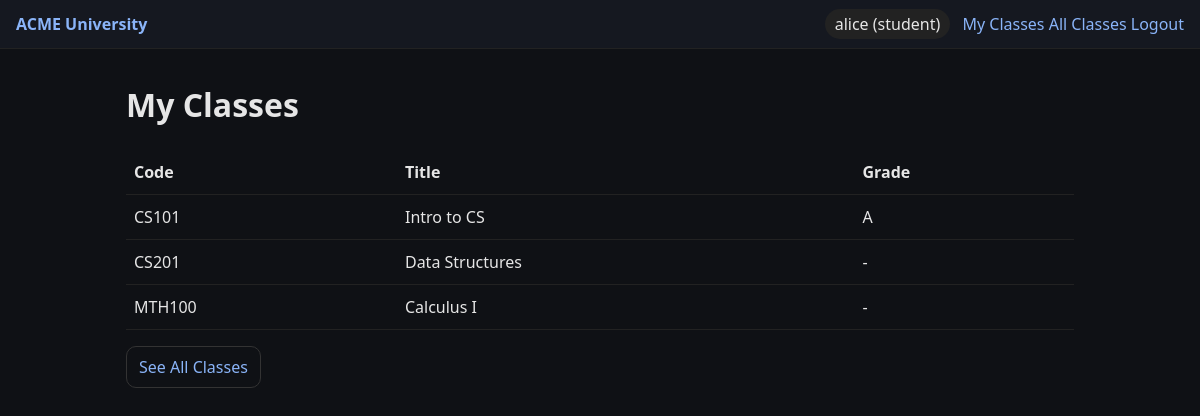
Page /student/my-classes (signed in) on the committed database.
### models.py (models this page shows, shortened)
class User(db.Model, UserMixin):
    id = db.Column(db.Integer, primary_key=True)
    username = db.Column(db.String(80), unique=True, nullable=False)
    password_hash = db.Column(db.String(128), nullable=False)
    role = db.Column(db.String(20), nullable=False)

class Enrollment(db.Model):
    id = db.Column(db.Integer, primary_key=True)
    student_id = db.Column(db.Integer, db.ForeignKey('user.id'), nullable=False)
    course_id = db.Column(db.Integer, db.ForeignKey('course.id'), nullable=False)
    grade = db.Column(db.String(5))
    student = db.relationship('User', foreign_keys=[student_id])
    course = db.relationship('Course', foreign_keys=[course_id])
    __table_args__ = (UniqueConstraint('student_id', 'course_id', name='uq_student_course'),)

class Course(db.Model):
    id = db.Column(db.Integer, primary_key=True)
    code = db.Column(db.String(20), unique=True, nullable=False)
    title = db.Column(db.String(120), nullable=False)
    capacity = db.Column(db.Integer, nullable=False, default=30)
    teacher_id = db.Column(db.Integer, db.ForeignKey('user.id'), nullable=False)
    teacher = db.relationship('User', foreign_keys=[teacher_id])

### student_routes.py (the view)
@student_bp.route('/my-classes')
@login_required
@roles_required('student')
def my_classes():
    enrollments = Enrollment.query.filter_by(student_id=current_user.id).all()
    return render_template('student_my_classes.html', enrollments=enrollments)

### models.py (called while the page is built)
@login_manager.user_loader
def load_user(user_id):
    return User.query.get(int(user_id)) if user_id else None

### templates/student_my_classes.html
{% extends 'base.html' %}{% block content %}
<h1>My Classes</h1>
{% if enrollments %}
<table><thead><tr><th>Code</th><th>Title</th><th>Grade</th></tr></thead><tbody>
{% for e in enrollments %}<tr><td>{{ e.course.code }}</td><td>{{ e.course.title }}</td><td>{{ e.grade or '-' }}</td></tr>{% endfor %}
</tbody></table>
{% else %}<p class='muted'>You are not enrolled in any classes.</p>{% endif %}
<p><a class='btn' href='{{ url_for('student.all_classes') }}'>See All Classes</a></p>
{% endblock %}

### templates/base.html (shortened to what this page needs)
<!doctype html>
<html><head>
<link rel='stylesheet' href='{{ url_for('static', filename='styles.css') }}'>
</head><body>
<header class='nav'>
  <div class='brand'><a href='{{ url_for('home') }}'>ACME University</a></div>
  <nav>
    {% if current_user.is_authenticated %}
      <span class='pill'>{{ current_user.username }} ({{ current_user.role }})</span>
      {% if current_user.role == 'student' %}
        <a href='{{ url_for('student.my_classes') }}'>My Classes</a>
        <a href='{{ url_for('student.all_classes') }}'>All Classes</a>
      {% elif current_user.role == 'teacher' %}
        <a href='{{ url_for('teacher.dashboard') }}'>Teacher</a>
      {% else %}
        <a href='/admin'>Admin</a>
      {% endif %}
      <a href='{{ url_for('auth.logout') }}'>Logout</a>
    {% else %}
      <a href='{{ url_for('auth.login') }}'>Login</a>
    {% endif %}
  </nav>
</header>
<main class='container'>{% block content %}{% endblock %}</main>
</body></html>

### static/styles.css (style rules this page uses)
*, *::before, *::after { box-sizing: border-box; }
body { font-family: system-ui, Segoe UI, Roboto, Arial, sans-serif; margin: 0; background: #0f1115; color: #e6e6e6; line-height: 1.5; }
a { color: #8ab4f8; text-decoration: none; }
.container { max-width: 980px; margin: 32px auto; padding: 0 16px; }
.nav { display: flex; justify-content: space-between; align-items: center; padding: 12px 16px; background: #151820; border-bottom: 1px solid #222; gap: 12px; flex-wrap: wrap; }
.brand a { font-weight: 700; }
.pill { background: #222; padding: 4px 10px; border-radius: 999px; margin-right: 8px; }
.btn { display: inline-block; padding: 8px 12px; border: 1px solid #333; border-radius: 10px; }
table { width: 100%; border-collapse: collapse; margin: 16px 0; }
th, td { border-bottom: 1px solid #222; padding: 10px 8px; text-align: left; }

### rows in the picture
User: username "alice", role "student"
Enrollment: course.code "CS101", course "Intro to CS", grade "A"
Enrollment: course.code "CS201", course "Data Structures", grade "-"
Enrollment: course.code "MTH100", course "Calculus I", grade "-"
